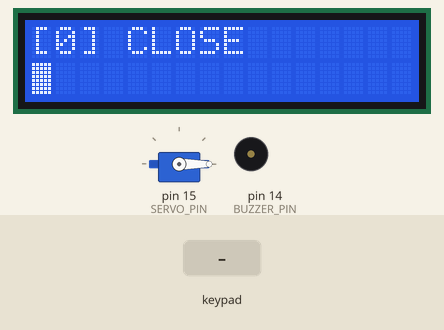
This sketch was run on a simulated Arduino Uno, built with avr-gcc and run on an emulated ATmega328P. Shown: 16×2 character LCD, servo, buzzer (waves = sounding, pin HIGH). The test bench sets the inputs (shaded band).

Above: at 1.2 s.
1.3 s: keypad keys 8 9 1 0 1 1 * pressed 0.4 s apart
At 4.7 s:
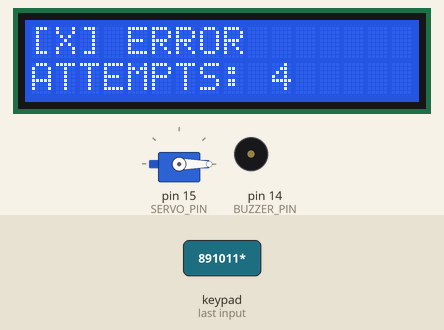
5.6 s: key 'A' pressed
At 7.0 s:
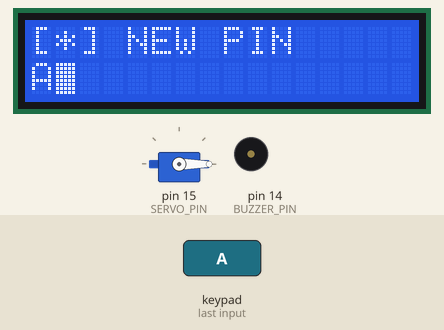
7.9 s: key 'B' pressed
At 8.7 s:
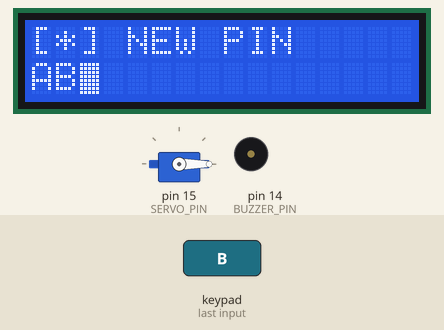
9.5 s: keypad keys 1 2 3 4 5 pressed 0.4 s apart
At 12.6 s:
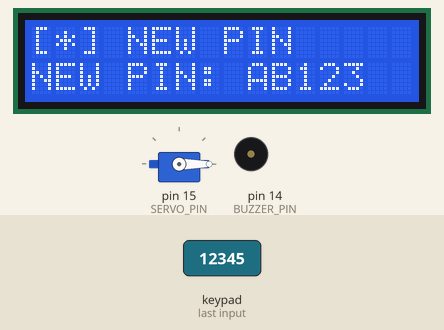
13.0 s: key 'C' pressed
16.0 s: keypad keys 1 2 3 4 5 A pressed 0.4 s apart
At 22.0 s:
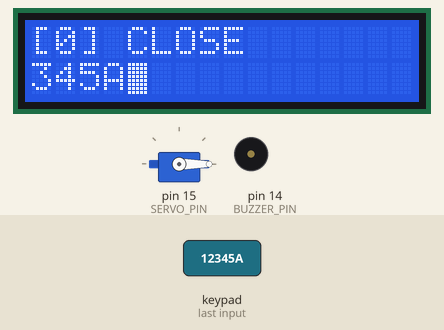
Timing chart, 0 to 22.4 s (numbered marks = the images above; inputs shaded):
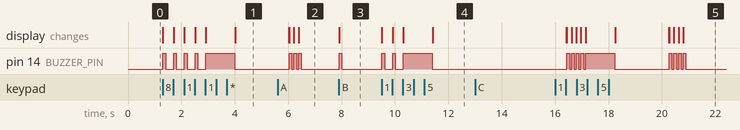

The sketch:

PASSWORD_DOOR_LOCK.ino
```cpp
#include <LiquidCrystal.h>
#include <Keypad.h>
#include <Servo.h>

LiquidCrystal lcd(2, 3, 4, 5, 6, 7);

const byte ROWS = 4;
const byte COLS = 4;
char keys[ROWS][COLS] = {
  {'1','2','3','A'},
  {'4','5','6','B'},
  {'7','8','9','C'},
  {'*','0','#','D'}
};
byte rowPins[ROWS] = {8, 9, 10, 11};
byte colPins[COLS] = {12, 13, 18, 19};
Keypad keypad(makeKeymap(keys), rowPins, colPins, ROWS, COLS);

const int BUZZER_PIN = 14;

Servo servo;
const int SERVO_PIN = 15;

String password = "12345";
String input = "";
const int MAX_ATTEMPTS = 5;
int attempts = MAX_ATTEMPTS;
bool changingPassword = false;

void setup() {
  lcd.begin(16, 2);
  pinMode(BUZZER_PIN, OUTPUT);
  servo.attach(SERVO_PIN, 544, 2400);
  servo.write(0);
  printMessage("[0] CLOSE", "", true);
}

void loop() {
  char key = keypad.getKey();

  if (key) {
    if (changingPassword) {
      if (key == '*' || key == '#') {
        changingPassword = false;
        input = "";
        printMessage("[0] CLOSE", "", true);
        trimmer(100);
      } else {
        input += key;
        printMessage("[*] NEW PIN", input, true);
        trimmer(100);

        if (input.length() == password.length()) {
          changingPassword = false;
          password = input;
          input = "";
          attempts = MAX_ATTEMPTS;
          newPin();
        }
      }
    } else {
      if (key == '*') {
        changingPassword = true;
        input = "";
        printMessage("[*] NEW PIN", "", true);
        trimmer(100);
      } else if (key == '#') {
        changingPassword = false;
        input = "";
        printMessage("[0] CLOSE", "", true);
        trimmer(100);
      } else {
        input += key;
        printMessage("[0] CLOSE", input, true);
        trimmer(100);

        if (input.length() == password.length()) {
          if (input == password) {
            attempts = MAX_ATTEMPTS;
            open();
          } else {
            attempts--;

            if (attempts != 0) {
              error();
            } else {
              block();
            }
          }

          input = "";
        }
      }
    }
  }
}

void printMessage(String msg1, String msg2, bool blink) {
  lcd.clear();
  lcd.setCursor(0, 0);
  lcd.print(msg1);
  lcd.setCursor(0, 1);
  lcd.print(msg2);

  if (blink)
    lcd.blink();
  else
    lcd.noBlink();
}

void trimmer(int millis) {
  digitalWrite(BUZZER_PIN, HIGH);
  delay(millis);
  digitalWrite(BUZZER_PIN, LOW);
}

void openDoor() {
  for (int i = 0; i < 180; i++) {
    servo.write(i);
    delay(15);
  }
}

void closeDoor() {
  for (int i = 180; 0 < i; i--) {
    servo.write(i);
    delay(15);
  }
}

void open() {
  openDoor();
  trimmer(1000);

  for (int i = 10; 0 < i; i--) {
    printMessage("[1] OPEN", "AUTO-CLOSE: ", false);
    lcd.print(i);
    delay(1000);
  }

  closeDoor();
  trimmer(1000);

  printMessage("[0] CLOSE", "", true);
}

void error() {
  trimmer(1000);

  printMessage("[X] ERROR", "ATTEMPTS: ", false);
  lcd.print(attempts);
  delay(2000);

  printMessage("[0] CLOSE", "", true);
}

void block() {
  trimmer(1000);

  while (true) {
    printMessage("[!] BLOCK", "ATTEMPTS: ", false);
    lcd.print(attempts);
    delay(5000);
  }
}

void newPin() {
  trimmer(1000);

  printMessage("[*] NEW PIN", "NEW PIN: "+password, false);
  delay(5000);

  printMessage("[0] CLOSE", "", true);
}
```

Measured:
- after the input at 1.3 s, pin 14 (BUZZER_PIN): goes 4 × (HIGH 0.10 s, LOW 0.30 s), HIGH 1.1 s, then LOW, starting at once; the display: first changes at once (image 1 shows a later state)
- after the input at 5.6 s, the display: first differs from a run without the input after 0.79 s (image 2)
- after the input at 7.9 s, pin 14 (BUZZER_PIN): LOW → HIGH at once, → LOW 0.10 s later; the display: changes at once (image 3)
- after the input at 9.5 s, pin 14 (BUZZER_PIN): goes HIGH 0.10 s, LOW 0.30 s, HIGH 0.10 s, LOW 0.30 s, HIGH 1.1 s, then LOW, starting at once; the display: first changes at once (image 4 shows a later state)
- after the input at 13.0 s, every drawn part: stays the same
